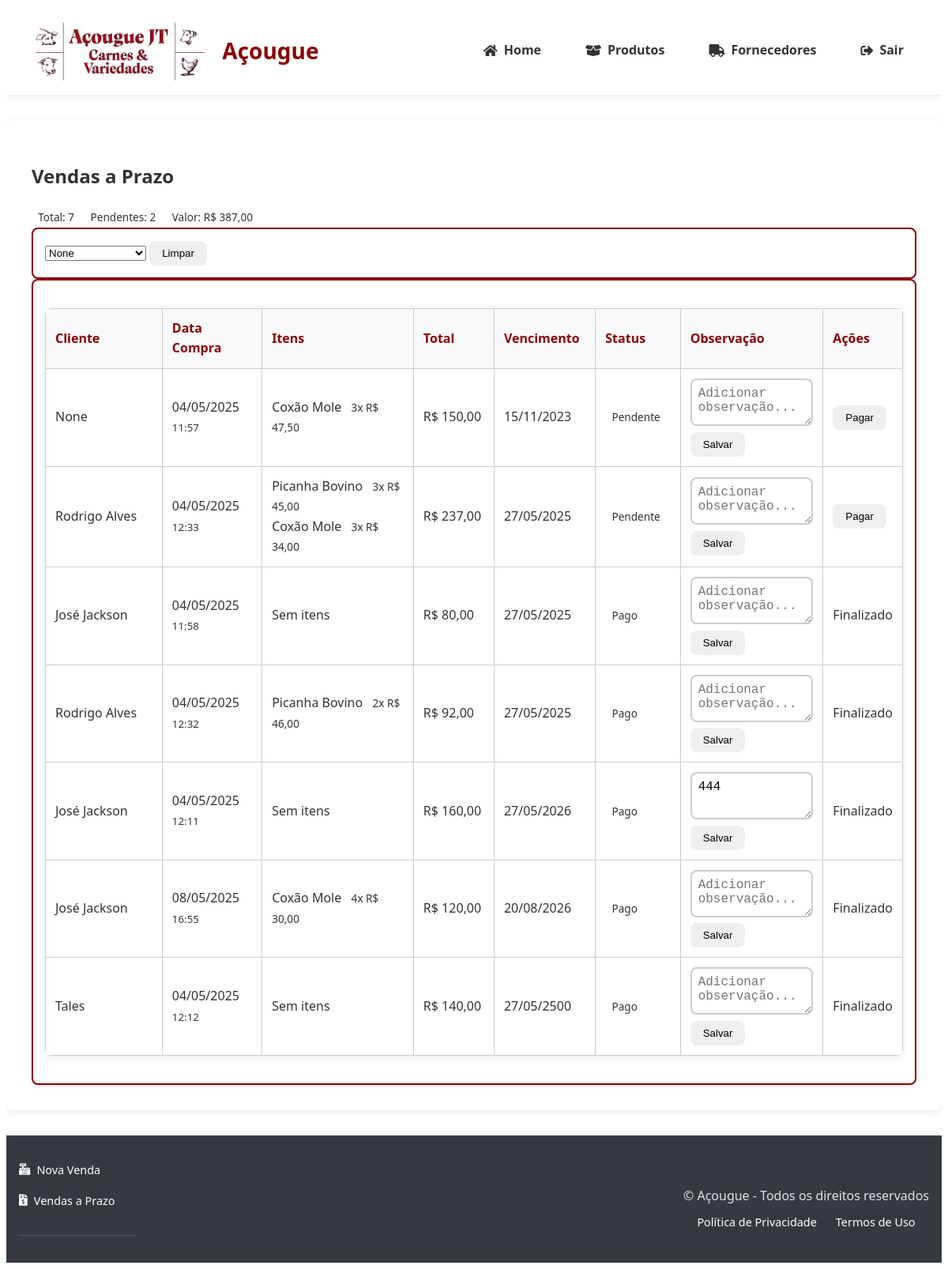
/vendas/listar_vendas_prazo (signed in), run on an earlier commit of the app's database.
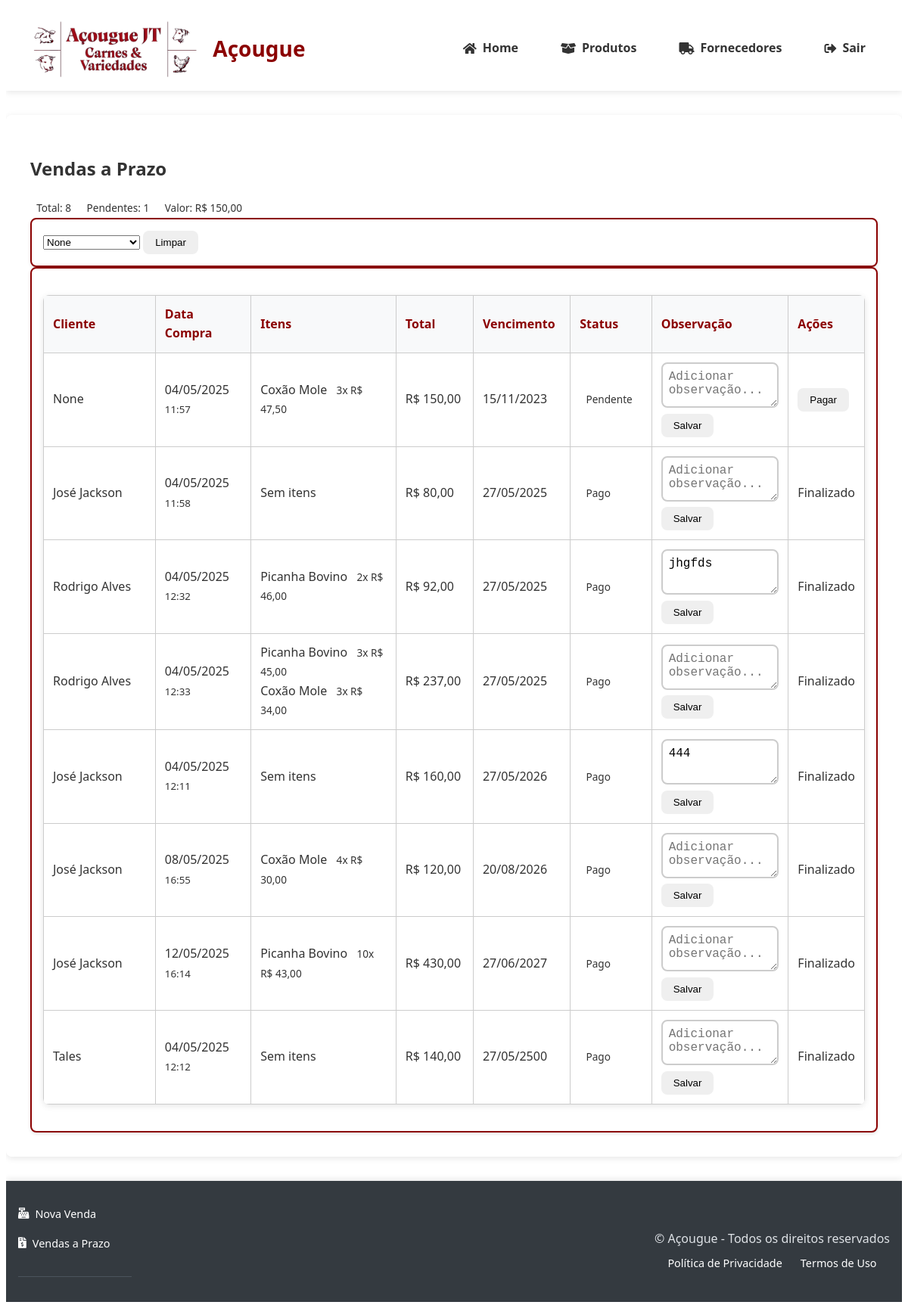
And on a later commit of the database.
### tables this page shows
CREATE TABLE venda_itens (
                id INTEGER PRIMARY KEY AUTOINCREMENT,
                venda_id TEXT NOT NULL REFERENCES vendas(id),
                produto_id INTEGER NOT NULL REFERENCES produtos(id),
                quantidade INTEGER NOT NULL,
                preco_unitario DECIMAL(10,2) NOT NULL
            );

CREATE TABLE produtos (
                id INTEGER PRIMARY KEY AUTOINCREMENT,
                nome TEXT NOT NULL,
                descricao TEXT,
                categoria TEXT NOT NULL,
                preco DECIMAL(10,2) NOT NULL,
                quantidade INTEGER NOT NULL,
                estoque_minimo INTEGER DEFAULT 0,
                codigo_barras TEXT UNIQUE,
                foto TEXT,
                fornecedor_id INTEGER REFERENCES fornecedores(id) ON DELETE SET NULL,
                data_validade DATE,
                created_at TIMESTAMP DEFAULT CURRENT_TIMESTAMP,
                updated_at TIMESTAMP DEFAULT CURRENT_TIMESTAMP,
                tipo_venda TEXT NOT NULL DEFAULT 'unidade'
            );

CREATE TABLE vendas (
                id TEXT PRIMARY KEY,
                data TIMESTAMP DEFAULT CURRENT_TIMESTAMP,
                cliente_cpf TEXT,
                cliente_nome TEXT,  
                total DECIMAL(10,2) NOT NULL,
                metodo_pagamento TEXT NOT NULL,
                usuario_id INTEGER NOT NULL REFERENCES users(id) ON DELETE CASCADE,
                status_pagamento TEXT NOT NULL DEFAULT 'pago',
                data_vencimento DATE,
                observacao TEXT
            );

### app.py (the view)
@app.route('/vendas/listar_vendas_prazo')
@login_required
@role_required('gerente')
def listar_vendas_prazo():
    letra_filter = request.args.get('letra', '').upper()
    cliente_filter = request.args.get('cliente_filter')
    vendas, clientes, total_vendas, total_pendentes, total_valor_pendente = \
        fetch_vendas_prazo(cliente_filter, letra_filter)
    return render_template(
        'vendas/listar_vendas_prazo.html',
        vendas=vendas,
        total_vendas=total_vendas,
        total_pendentes=total_pendentes,
        total_valor_pendente=total_valor_pendente,
        clientes=clientes
    )

### app.py (called while the page is built)
@app.template_filter('format_currency')
def format_currency(value):
    try:
        return f"R$ {float(value):,.2f}".replace(",", "X").replace(".", ",").replace("X", ".")
    except (ValueError, TypeError):
        return "R$ 0,00"

### banco_dados.py (called while the page is built)
@contextmanager
def get_db_connection():
    conn = sqlite3.connect(DB_PATH)
    conn.row_factory = sqlite3.Row
    conn.execute("PRAGMA foreign_keys = ON")
    try:
        yield conn
    finally:
        conn.close()

### templates/vendas/listar_vendas_prazo.html (shortened to what the changed rows need)
{% extends 'base.html' %}
{% block content %}
<div class="container-fluid px-4">
    <div class="d-flex justify-content-between align-items-center mb-4">
        <h2 class="mb-0">Vendas a Prazo</h2>
        <div class="total-info d-flex gap-2">
            <span class="badge bg-primary fs-6">Total: {{ total_vendas }}</span>
            <span class="badge bg-warning text-dark fs-6">Pendentes: {{ total_pendentes }}</span>
            <span class="badge bg-danger fs-6">Valor: {{ total_valor_pendente|format_currency }}</span>
        </div>
    </div>
    <div class="card shadow-lg">
        <div class="card-body p-0">
            <div class="table-responsive">
                <table class="table table-hover align-middle mb-0">
                    <thead class="table-light">
                        <tr>
                            <th style="width: 15%">Cliente</th>
                            <th style="width: 12%">Data Compra</th>
                            <th style="width: 20%">Itens</th>
                            <th class="text-end" style="width: 10%">Total</th>
                            <th style="width: 12%">Vencimento</th>
                            <th style="width: 10%">Status</th>
                            <th style="width: 18%">Observação</th>
                            <th style="width: 13%">Ações</th>
                        </tr>
                    </thead>
                    <tbody>
                        {% for venda in vendas %}
                        <tr class="{% if venda.vencida %}table-warning{% endif %}">
                            <td class="fw-semibold">{{ venda.cliente_nome }}</td>
                            <td>
                                <div class="text-secondary">
                                    {{ venda.data.strftime('%d/%m/%Y') if venda.data else '-' }}
                                </div>
                                <small class="text-muted">
                                    {{ venda.data.strftime('%H:%M') if venda.data else '' }}
                                </small>
                            </td>
                            <td>
                                {% if venda.itens %}
                                <div class="d-flex flex-column gap-1">
                                    {% for item in venda.itens %}
                                    <div class="d-flex justify-content-between">
                                        <span class="text-truncate" style="max-width: 120px">{{ item.nome }}</span>
                                        <span class="badge bg-light text-dark">
                                            {{ item.quantidade }}x {{ item.preco_unitario|format_currency }}
                                        </span>
                                    </div>
                                    {% endfor %}
                                </div>
                                {% else %}
                                <span class="text-muted fst-italic">Sem itens</span>
                                {% endif %}
                            </td>
                            <td class="text-end fw-bold text-success">
                                {{ venda.total|format_currency }}
                            </td>
                            <td>
                                <div class="d-flex align-items-center gap-1">
                                    {{ venda.data_vencimento.strftime('%d/%m/%Y') if venda.data_vencimento else '-' }}
                                </div>
                            </td>
                            <td>
                                <span class="badge rounded-pill bg-{% if venda.status_pagamento == 'pendente' %}warning{% else %}success{% endif %}">
                                    {{ 'Pendente' if venda.status_pagamento == 'pendente' else 'Pago' }}
                                </span>
                            </td>
                            <td>
                                <form method="POST" action="{{ url_for('adicionar_observacao_venda_prazo', venda_id=venda.id) }}">
                                    <div class="input-group">
                                        <textarea name="observacao"
                                                  class="form-control form-control-sm"
                                                  rows="2"
                                                  placeholder="Adicionar observação..."
                                                  style="min-height: 60px">{{ venda.observacao or '' }}</textarea>
                                    </div>
                                    <button type="submit" class="btn btn-sm btn-primary mt-1 w-100">
                                        Salvar
                                    </button>
                                </form>
                            </td>
                            <td class="text-center">
                                {% if venda.status_pagamento == 'pendente' %}
                                <form method="POST" action="{{ url_for('pagar_venda_prazo', venda_id=venda.id) }}">
                                    <button type="submit" class="btn btn-sm btn-success w-100">
                                        Pagar
                                    </button>
                                </form>
                                {% else %}
                                <span class="text-muted small">Finalizado</span>
                                {% endif %}
                            </td>
                        </tr>
                        {% endfor %}
                    </tbody>
                </table>
            </div>
        </div>
    </div>
</div>
{% endblock %}

What changed in the data, as far as the page shows it:
changed through a linked row, venda_itens: observacao (not shown) → "jhgfds"
shown differently, row unchanged: venda_itens (number 3 of 6 on the later page): text "Pagar" → "Finalizado"; moves down the list
changed vendas (number 4 of 8 on the later page): status_pagamento "Pendente" → "Pago"
added venda_itens: cliente_nome "José Jackson", data "12/05/2025", data "16:14", nome "Picanha Bovino", quantidade "10", preco_unitario "R$ 43,00", total "R$ 430,00", data_vencimento "27/06/2027", shows "Finalizado"
added vendas: status_pagamento "Pago"
Also different on the page:
{{ total_vendas }}: "7" → "8"
{{ total_pendentes }}: "2" → "1"
{{ total_valor_pendente|format_currency }}: "R$ 387,00" → "R$ 150,00"
